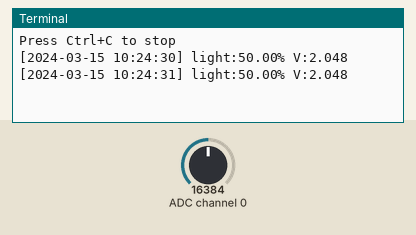
Bench run of a program on a simulated Raspberry Pi (BCM pin numbers). Shown: the last lines printed to the terminal. Inputs (shaded band) come from the test bench; at power-on: ADC channel 0 = 16384 (analog values on the 0–32767 scale). The clock reads 2024-03-15 10:24:30 at power-on unless the program sets it.

Above: at 1.2 s.
1.3 s: ADC channel 0 set to 22936
At 2.5 s:
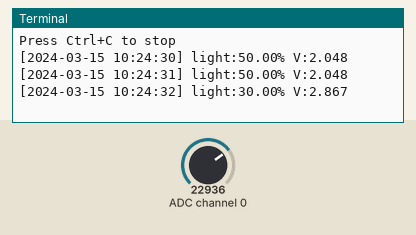
2.8 s: ADC channel 0 set to 28834
At 3.9 s:
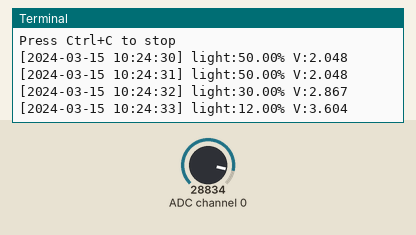
Timing chart, 0 to 5.8 s (numbered marks = the images above; inputs shaded):
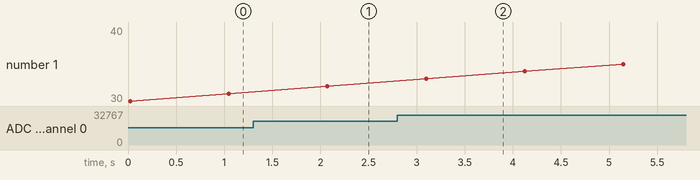

Measured:
- after the input at 1.3 s, the terminal: prints a new line after 0.77 s (image 1)
- after the input at 2.8 s, the terminal: prints a new line after 0.30 s (image 2)

The program:

KY18.py
```python
from adafruit_ads1x15.ads1115 import ADS1115
from adafruit_ads1x15.analog_in import AnalogIn
import board, busio, time
from datetime import datetime

i2c = busio.I2C(board.SCL, board.SDA)
ads = ADS1115(i2c, address=0x48)
ads.gain = 1

def read_brightness():
    chan = AnalogIn(ads, 0)
    print("Press Ctrl+C to stop")
    try:
        while True:
            ts = datetime.now().strftime("%Y-%m-%d %H:%M:%S")
            brightness = (32767 - chan.value)*100/32767
            inverted_voltage = ads.gain * 4.096 - chan.voltage
            print(f"[{ts}] light:{brightness:.2f}% V:{chan.voltage:.3f}")
            time.sleep(1)
    except KeyboardInterrupt:
        pass

def send_brightness():
    try:
        chan = AnalogIn(ads, 0)
        brightness = (32767 - chan.value)*100/32767
        return brightness
    except:
        return 0

if __name__ == "__main__":
    read_brightness()
```
